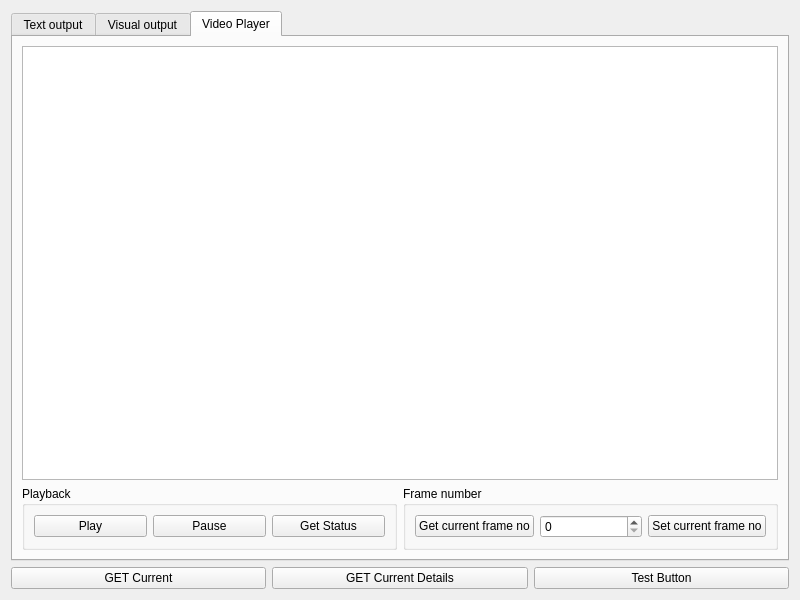
<?xml version="1.0" encoding="UTF-8"?>
<ui version="4.0">
 <class>MainWidget</class>
 <widget class="QWidget" name="MainWidget">
  <property name="geometry">
   <rect>
    <x>0</x>
    <y>0</y>
    <width>800</width>
    <height>600</height>
   </rect>
  </property>
  <property name="windowTitle">
   <string>MainWidget</string>
  </property>
  <layout class="QHBoxLayout" name="horizontalLayout_2">
   <item>
    <layout class="QVBoxLayout" name="mainVLayout">
     <item>
      <widget class="QTabWidget" name="tabWidget">
       <property name="currentIndex">
        <number>2</number>
       </property>
       <widget class="QWidget" name="tabTextOutput">
        <attribute name="title">
         <string>Text output</string>
        </attribute>
        <layout class="QVBoxLayout" name="verticalLayout_3">
         <item>
          <widget class="QTextEdit" name="textOutputEdit"/>
         </item>
        </layout>
       </widget>
       <widget class="QWidget" name="tabVisualOutput">
        <attribute name="title">
         <string>Visual output</string>
        </attribute>
        <layout class="QVBoxLayout" name="verticalLayout_4">
         <item>
          <widget class="QLabel" name="visualOutputLabel">
           <property name="frameShape">
            <enum>QFrame::Box</enum>
           </property>
           <property name="lineWidth">
            <number>3</number>
           </property>
           <property name="text">
            <string>Das ist ein Test!!!!</string>
           </property>
          </widget>
         </item>
         <item>
          <widget class="QSlider" name="hSliderDrawRange">
           <property name="value">
            <number>99</number>
           </property>
           <property name="orientation">
            <enum>Qt::Horizontal</enum>
           </property>
          </widget>
         </item>
        </layout>
       </widget>
       <widget class="QWidget" name="tab">
        <attribute name="title">
         <string>Video Player</string>
        </attribute>
        <layout class="QVBoxLayout" name="verticalLayout">
         <item>
          <widget class="QTextEdit" name="textEdit"/>
         </item>
         <item>
          <layout class="QHBoxLayout" name="horizontalLayout_3">
           <item>
            <widget class="QGroupBox" name="groupBox">
             <property name="title">
              <string>Playback</string>
             </property>
             <layout class="QHBoxLayout" name="horizontalLayout_4">
              <item>
               <widget class="QPushButton" name="pBtn_playback_play">
                <property name="text">
                 <string>Play</string>
                </property>
               </widget>
              </item>
              <item>
               <widget class="QPushButton" name="pBtn_playback_pause">
                <property name="text">
                 <string>Pause</string>
                </property>
               </widget>
              </item>
              <item>
               <widget class="QPushButton" name="pBtn_playback_get">
                <property name="text">
                 <string>Get Status</string>
                </property>
               </widget>
              </item>
             </layout>
            </widget>
           </item>
           <item>
            <widget class="QGroupBox" name="groupBox_2">
             <property name="title">
              <string>Frame number</string>
             </property>
             <layout class="QHBoxLayout" name="horizontalLayout_5">
              <item>
               <widget class="QPushButton" name="pBtn_frameno_get">
                <property name="text">
                 <string>Get current frame no</string>
                </property>
               </widget>
              </item>
              <item>
               <widget class="QSpinBox" name="sBox_frameno"/>
              </item>
              <item>
               <widget class="QPushButton" name="pBtn_frameno_set">
                <property name="text">
                 <string>Set current frame no</string>
                </property>
               </widget>
              </item>
             </layout>
            </widget>
           </item>
          </layout>
         </item>
        </layout>
       </widget>
      </widget>
     </item>
     <item>
      <layout class="QHBoxLayout" name="horizontalLayout">
       <item>
        <widget class="QPushButton" name="pBtnGetCurrent">
         <property name="text">
          <string>GET Current</string>
         </property>
        </widget>
       </item>
       <item>
        <widget class="QPushButton" name="pBtnGetCurrentDetails">
         <property name="text">
          <string>GET Current Details</string>
         </property>
        </widget>
       </item>
       <item>
        <widget class="QPushButton" name="pBtnTest">
         <property name="text">
          <string>Test Button</string>
         </property>
        </widget>
       </item>
      </layout>
     </item>
    </layout>
   </item>
  </layout>
 </widget>
 <resources/>
 <connections/>
</ui>
